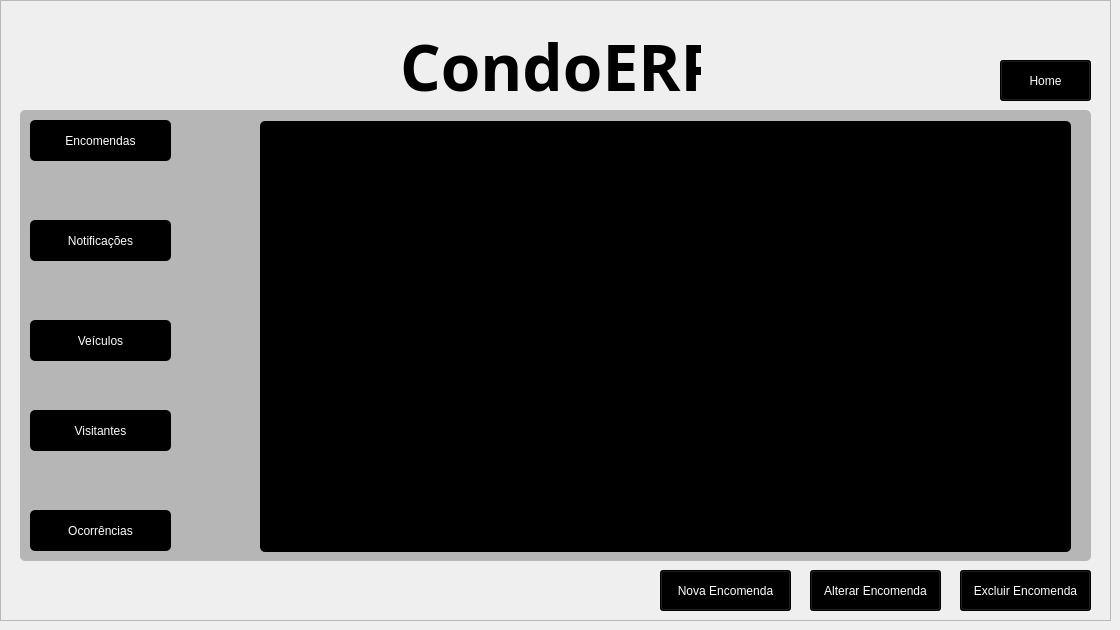
    <widget class="QWidget" name="page_2">
     <widget class="QFrame" name="frame_4">
      <property name="geometry">
       <rect>
        <x>0</x>
        <y>0</y>
        <width>1111</width>
        <height>621</height>
       </rect>
      </property>
      <property name="frameShape">
       <enum>QFrame::Shape::StyledPanel</enum>
      </property>
      <property name="frameShadow">
       <enum>QFrame::Shadow::Raised</enum>
      </property>
      <widget class="QLabel" name="label_3">
       <property name="geometry">
        <rect>
         <x>400</x>
         <y>30</y>
         <width>301</width>
         <height>71</height>
        </rect>
       </property>
       <property name="font">
        <font>
         <family>Bahnschrift SemiBold</family>
         <pointsize>48</pointsize>
         <bold>true</bold>
        </font>
       </property>
       <property name="text">
        <string>CondoERP</string>
       </property>
      </widget>
      <widget class="QFrame" name="frame_5">
       <property name="geometry">
        <rect>
         <x>20</x>
         <y>110</y>
         <width>1071</width>
         <height>451</height>
        </rect>
       </property>
       <property name="styleSheet">
        <string notr="true">background-color: rgb(182, 182, 182);
color: black;
border-radius: 5px;</string>
       </property>
       <property name="frameShape">
        <enum>QFrame::Shape::StyledPanel</enum>
       </property>
       <property name="frameShadow">
        <enum>QFrame::Shadow::Raised</enum>
       </property>
       <widget class="QTableView" name="tableView">
        <property name="geometry">
         <rect>
          <x>240</x>
          <y>11</y>
          <width>811</width>
          <height>431</height>
         </rect>
        </property>
        <property name="styleSheet">
         <string notr="true">background-color: black;
color: white;</string>
        </property>
       </widget>
       <widget class="QPushButton" name="pushNotificacoes_2">
        <property name="geometry">
         <rect>
          <x>10</x>
          <y>110</y>
          <width>141</width>
          <height>41</height>
         </rect>
        </property>
        <property name="styleSheet">
         <string notr="true">background-color: black;
color: white;</string>
        </property>
        <property name="text">
         <string>Notificações</string>
        </property>
       </widget>
       <widget class="QPushButton" name="pushVeiculos_2">
        <property name="geometry">
         <rect>
          <x>10</x>
          <y>210</y>
          <width>141</width>
          <height>41</height>
         </rect>
        </property>
        <property name="styleSheet">
         <string notr="true">background-color: black;
color: white;</string>
        </property>
        <property name="text">
         <string>Veículos</string>
        </property>
       </widget>
       <widget class="QPushButton" name="pushEncomendas_2">
        <property name="geometry">
         <rect>
          <x>10</x>
          <y>10</y>
          <width>141</width>
          <height>41</height>
         </rect>
        </property>
        <property name="styleSheet">
         <string notr="true">background-color: black;
color: white;</string>
        </property>
        <property name="text">
         <string>Encomendas</string>
        </property>
       </widget>
       <widget class="QPushButton" name="pushOcorrencias_2">
        <property name="geometry">
         <rect>
          <x>10</x>
          <y>400</y>
          <width>141</width>
          <height>41</height>
         </rect>
        </property>
        <property name="styleSheet">
         <string notr="true">background-color: black;
color: white;</string>
        </property>
        <property name="text">
         <string>Ocorrências</string>
        </property>
       </widget>
       <widget class="QPushButton" name="pushVisitantes_2">
        <property name="geometry">
         <rect>
          <x>10</x>
          <y>300</y>
          <width>141</width>
          <height>41</height>
         </rect>
        </property>
        <property name="styleSheet">
         <string notr="true">background-color: black;
color: white;</string>
        </property>
        <property name="text">
         <string>Visitantes</string>
        </property>
       </widget>
      </widget>
      <widget class="QPushButton" name="pushHome_2">
       <property name="geometry">
        <rect>
         <x>1000</x>
         <y>60</y>
         <width>91</width>
         <height>41</height>
        </rect>
       </property>
       <property name="styleSheet">
        <string notr="true">background-color: black;
color: white;</string>
       </property>
       <property name="text">
        <string>Home</string>
       </property>
      </widget>
      <widget class="QPushButton" name="pushNovaEncomenda">
       <property name="geometry">
        <rect>
         <x>660</x>
         <y>570</y>
         <width>131</width>
         <height>41</height>
        </rect>
       </property>
       <property name="styleSheet">
        <string notr="true">background-color: black;
color: white;</string>
       </property>
       <property name="text">
        <string>Nova Encomenda</string>
       </property>
      </widget>
      <widget class="QPushButton" name="pushAlterarEncomenda">
       <property name="geometry">
        <rect>
         <x>810</x>
         <y>570</y>
         <width>131</width>
         <height>41</height>
        </rect>
       </property>
       <property name="styleSheet">
        <string notr="true">background-color: black;
color: white;</string>
       </property>
       <property name="text">
        <string>Alterar Encomenda</string>
       </property>
      </widget>
      <widget class="QPushButton" name="pushExcluirEncomenda">
       <property name="geometry">
        <rect>
         <x>960</x>
         <y>570</y>
         <width>131</width>
         <height>41</height>
        </rect>
       </property>
       <property name="styleSheet">
        <string notr="true">background-color: black;
color: white;</string>
       </property>
       <property name="text">
        <string>Excluir Encomenda</string>
       </property>
      </widget>
     </widget>
    </widget>
